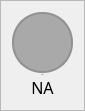
                     <widget class="QFrame" name="frame_ch11">
                      <property name="maximumSize">
                       <size>
                        <width>80</width>
                        <height>150</height>
                       </size>
                      </property>
                      <property name="styleSheet">
                       <string notr="true"/>
                      </property>
                      <property name="frameShape">
                       <enum>QFrame::StyledPanel</enum>
                      </property>
                      <property name="frameShadow">
                       <enum>QFrame::Raised</enum>
                      </property>
                      <layout class="QVBoxLayout" name="verticalLayout_27">
                       <property name="spacing">
                        <number>0</number>
                       </property>
                       <item>
                        <widget class="QFrame" name="frame_ch11_color">
                         <property name="sizePolicy">
                          <sizepolicy hsizetype="Fixed" vsizetype="Fixed">
                           <horstretch>0</horstretch>
                           <verstretch>0</verstretch>
                          </sizepolicy>
                         </property>
                         <property name="minimumSize">
                          <size>
                           <width>61</width>
                           <height>61</height>
                          </size>
                         </property>
                         <property name="maximumSize">
                          <size>
                           <width>1000</width>
                           <height>61</height>
                          </size>
                         </property>
                         <property name="sizeIncrement">
                          <size>
                           <width>1</width>
                           <height>1</height>
                          </size>
                         </property>
                         <property name="styleSheet">
                          <string notr="true">border: 2px solid rgb(145, 145, 145);
border-radius: 30px;
background-color: rgb(169, 169, 169)</string>
                         </property>
                         <property name="frameShape">
                          <enum>QFrame::StyledPanel</enum>
                         </property>
                         <property name="frameShadow">
                          <enum>QFrame::Raised</enum>
                         </property>
                        </widget>
                       </item>
                       <item>
                        <widget class="QLabel" name="label_ch11">
                         <property name="minimumSize">
                          <size>
                           <width>61</width>
                           <height>0</height>
                          </size>
                         </property>
                         <property name="maximumSize">
                          <size>
                           <width>16777215</width>
                           <height>30</height>
                          </size>
                         </property>
                         <property name="font">
                          <font>
                           <family>DM Sans</family>
                           <pointsize>-1</pointsize>
                           <weight>50</weight>
                           <italic>false</italic>
                           <bold>false</bold>
                          </font>
                         </property>
                         <property name="text">
                          <string>Ch11</string>
                         </property>
                         <property name="alignment">
                          <set>Qt::AlignCenter</set>
                         </property>
                        </widget>
                       </item>
                       <item>
                        <widget class="QLabel" name="label_ch11_value">
                         <property name="minimumSize">
                          <size>
                           <width>61</width>
                           <height>0</height>
                          </size>
                         </property>
                         <property name="maximumSize">
                          <size>
                           <width>16777215</width>
                           <height>30</height>
                          </size>
                         </property>
                         <property name="font">
                          <font>
                           <family>DM Sans</family>
                           <pointsize>12</pointsize>
                           <weight>50</weight>
                           <italic>false</italic>
                           <bold>false</bold>
                          </font>
                         </property>
                         <property name="styleSheet">
                          <string notr="true">font:12pt</string>
                         </property>
                         <property name="text">
                          <string>NA</string>
                         </property>
                         <property name="alignment">
                          <set>Qt::AlignCenter</set>
                         </property>
                        </widget>
                       </item>
                      </layout>
                     </widget>
